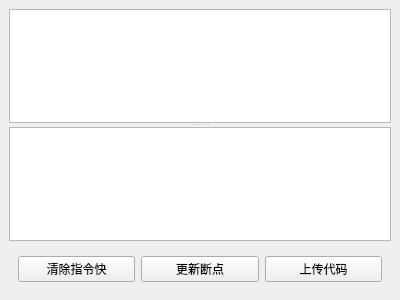
<?xml version="1.0" encoding="UTF-8"?>
<ui version="4.0">
 <class>InteractionWidget</class>
 <widget class="QWidget" name="InteractionWidget">
  <property name="geometry">
   <rect>
    <x>0</x>
    <y>0</y>
    <width>400</width>
    <height>300</height>
   </rect>
  </property>
  <property name="windowTitle">
   <string>Form</string>
  </property>
  <layout class="QVBoxLayout" name="verticalLayout">
   <property name="spacing">
    <number>0</number>
   </property>
   <property name="leftMargin">
    <number>0</number>
   </property>
   <property name="topMargin">
    <number>0</number>
   </property>
   <property name="rightMargin">
    <number>0</number>
   </property>
   <property name="bottomMargin">
    <number>0</number>
   </property>
   <item>
    <widget class="QWidget" name="Interaction_Widget" native="true">
     <layout class="QVBoxLayout" name="verticalLayout_2">
      <item>
       <widget class="QSplitter" name="splitter">
        <property name="orientation">
         <enum>Qt::Vertical</enum>
        </property>
        <widget class="QPlainTextEdit" name="breaksEdit"/>
        <widget class="QPlainTextEdit" name="inputEdit"/>
       </widget>
      </item>
      <item>
       <widget class="QWidget" name="widget_2" native="true">
        <layout class="QHBoxLayout" name="horizontalLayout">
         <item>
          <widget class="QPushButton" name="clearButton">
           <property name="text">
            <string>清除指令快</string>
           </property>
          </widget>
         </item>
         <item>
          <widget class="QPushButton" name="updateBreakButton">
           <property name="text">
            <string>更新断点</string>
           </property>
          </widget>
         </item>
         <item>
          <widget class="QPushButton" name="updateCodeButton">
           <property name="text">
            <string>上传代码</string>
           </property>
          </widget>
         </item>
        </layout>
       </widget>
      </item>
     </layout>
    </widget>
   </item>
  </layout>
 </widget>
 <resources/>
 <connections/>
</ui>
